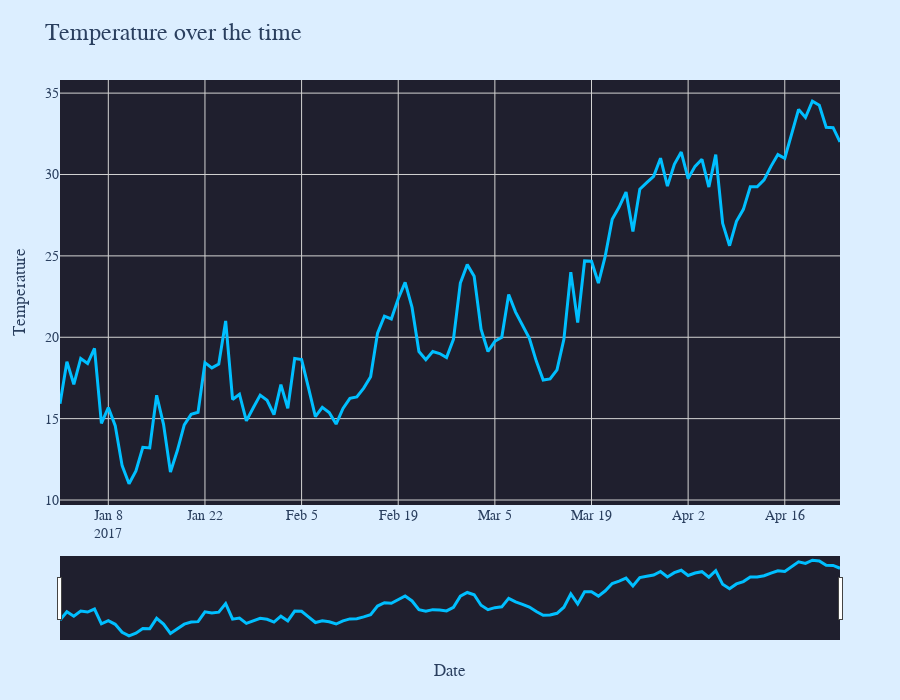

The notebook cell saved with this chart:
### Code cell
fig = go.Figure()
# Pass the actual index and values from the DataFrame to the scatter plot
fig.add_trace(go.Scatter(x = df.index, y = df.values.flatten(),
                         mode = 'lines',
                         line = dict(color = 'deepskyblue', width = 3)))
fig.update_xaxes(
    rangeslider_visible = True,
    showgrid = True,
    gridcolor = 'lightgray')

fig.update_yaxes(
    showgrid=True,
    gridcolor='lightgray'
)

fig.update_layout(
                  title='Temperature over the time',
                  title_font_size=24,
                  xaxis_title='Date',
                  yaxis_title='Temperature',
                  height=700,
                  plot_bgcolor='#1f1f2e',
                  paper_bgcolor='#dceeff',
                  hovermode='x unified',
                  font = dict(family = 'Arial', size = 14),
                  margin = dict(l = 60, r = 60, t = 80, b = 60))
fig.show()

### Figure 1 — Plotly figure (JSON) as saved in the notebook; plotly's stock layout.template omitted (floating-point values rounded to 4 significant figures)
{"data": [{"line": {"color": "deepskyblue", "width": 3}, "mode": "lines", "type": "scatter", "x": ["2017-01-01", "2017-01-02", "2017-01-03", "2017-01-04", "2017-01-05", "2017-01-06", "2017-01-07", "2017-01-08", "2017-01-09", "2017-01-10", "2017-01-11", "2017-01-12", "2017-01-13", "2017-01-14", "2017-01-15", "2017-01-16", "2017-01-17", "2017-01-18", "2017-01-19", "2017-01-20", "2017-01-21", "2017-01-22", "2017-01-23", "2017-01-24", "2017-01-25", "2017-01-26", "2017-01-27", "2017-01-28", "2017-01-29", "2017-01-30", "2017-01-31", "2017-02-01", "2017-02-02", "2017-02-03", "2017-02-04", "2017-02-05", "2017-02-06", "2017-02-07", "2017-02-08", "2017-02-09", "2017-02-10", "2017-02-11", "2017-02-12", "2017-02-13", "2017-02-14", "2017-02-15", "2017-02-16", "2017-02-17", "2017-02-18", "2017-02-19", "2017-02-20", "2017-02-21", "2017-02-22", "2017-02-23", "2017-02-24", "2017-02-25", "2017-02-26", "2017-02-27", "2017-02-28", "2017-03-01", "2017-03-02", "2017-03-03", "2017-03-04", "2017-03-05", "2017-03-06", "2017-03-07", "2017-03-08", "2017-03-09", "2017-03-10", "2017-03-11", "2017-03-12", "2017-03-13", "2017-03-14", "2017-03-15", "2017-03-16", "2017-03-17", "2017-03-18", "2017-03-19", "2017-03-20", "2017-03-21", "2017-03-22", "2017-03-23", "2017-03-24", "2017-03-25", "2017-03-26", "2017-03-27", "2017-03-28", "2017-03-29", "2017-03-30", "2017-03-31", "2017-04-01", "2017-04-02", "2017-04-03", "2017-04-04", "2017-04-05", "2017-04-06", "2017-04-07", "2017-04-08", "2017-04-09", "2017-04-10", "2017-04-11", "2017-04-12", "2017-04-13", "2017-04-14", "2017-04-15", "2017-04-16", "2017-04-17", "2017-04-18", "2017-04-19", "2017-04-20", "2017-04-21", "2017-04-22", "2017-04-23", "2017-04-24"], "y": [15.91, 18.5, 17.11, 18.7, 18.39, 19.32, 14.71, 15.68, 14.57, 12.11, 11.0, 11.79, 13.24, 13.2, 16.43, 14.65, 11.72, 13.04, 14.62, 15.26, 15.39, 18.44, 18.12, 18.35, 21.0, 16.18, 16.5, 14.86, 15.67, 16.44, 16.12, 15.25, 17.09, 15.64, 18.7, 18.63, 16.89, 15.12, 15.7, 15.38, 14.67, 15.62, 16.25, 16.33, 16.88, 17.57, 20.25, 21.3, 21.12, 22.36, 23.38, 21.83, 19.12, 18.62, 19.12, 19.0, 18.75, 19.88, 23.33, 24.46, 23.75, 20.5, 19.12, 19.75, 20.0, 22.62, 21.55, 20.79, 19.94, 18.53, 17.38, 17.44, 18.0, 19.88, 24.0, 20.9, 24.69, 24.67, 23.33, 25.0, 27.25, 28.0, 28.92, 26.5, 29.1, 29.5, 29.89, 31.0, 29.29, 30.62, 31.38, 29.75, 30.5, 30.93, 29.23, 31.22, 27.0, 25.62, 27.12, 27.86, 29.25, 29.25, 29.67, 30.5, 31.22, 31.0, 32.56, 34.0, 33.5, 34.5, 34.25, 32.9, 32.88, 32.0]}], "layout": {"font": {"family": "Arial", "size": 14}, "height": 700, "hovermode": "x unified", "margin": {"b": 60, "l": 60, "r": 60, "t": 80}, "paper_bgcolor": "#dceeff", "plot_bgcolor": "#1f1f2e", "title": {"font": {"size": 24}, "text": "Temperature over the time"}, "xaxis": {"gridcolor": "lightgray", "rangeslider": {"visible": true}, "showgrid": true, "title": {"text": "Date"}}, "yaxis": {"gridcolor": "lightgray", "showgrid": true, "title": {"text": "Temperature"}}}}
